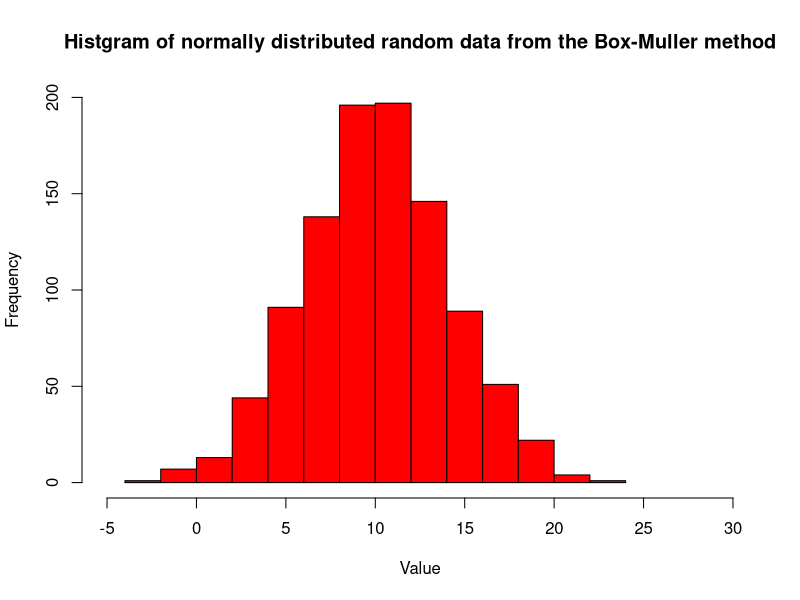

Reproduce this figure in R.
#Homework 2

# question 1
# create a binary operator 
"%&%" <- function(a,b){
  paste(as.character(substitute(a)), as.character(substitute(b)))
}
# try examples
Hello %&% World
"Hello" %&% "World"


#question 2
# create a linear regression function 
LinearReg <- function(Y, X){
X <- cbind(c(rep(1, nrow(X))), X)
#X
# check if X is invertible or not 
if(det(X) != 0){
XXt <- crossprod(X)
invertX <- solve(XXt)
beta <- invertX %*% t(X) %*% Y
sigma <- (Y - X %*% beta) * (Y - X %*% beta) / (length(Y) - (ncol(X)-1))
varbeta <- t(sigma) %*% solve(t(X) %*% X)
hat <- X %*% solve(t(X) %*% X) %*% t(X)
fitted <- hat %*% Y
Residuals <- fitted - Y
ResultList <- list("beta" = beta, "sigma" = sigma, "varbeta" = varbeta, "fitted" = fitted, "residuals" = Residuals)
} else {
  break
}
# option to print hat
MyOption <- readline("Would you like to see the result of hat? For yes enter 1. For no enter 0: ")
if (MyOption == 1) {
  ResultList2 <- list("beta" = beta, "sigma" = sigma, "varbeta" = varbeta, "fitted" = fitted, "residuals" = Residuals, "hat" = hat)
  return(ResultList2)
}
return(ResultList)
}

# set all the values 
a = sample(1:30, 30, replace = FALSE)
X = matrix(a, nrow = 6, ncol = 5, byrow = TRUE)
Y <- rexp(nrow(X))

# call function 
LinearReg(Y, X)


#question 3
# create a function 
Box <- function(y, x){
  n = 1000
  U1 <- runif(n, 1)
  U2 <- runif(n, 1)
  x <- sqrt(-2*log(U1)) * cos(2*pi*U2)
  y <- sqrt(-2*log(U1)) * sin(2*pi*U2)
}

# call function 
Myfunction <- Box(y, x)

# generate normally distributed random data 
Distribution <- rnorm(Myfunction, mean = 10, sd = 4)

# create a histgram
hist(Distribution,
     main = "Histgram of normally distributed random data from the Box-Muller method",
     xlab = "Value",
     ylab = "Frequency",
     xlim = c(-5,30),
     ylim = c(0,200),
     col = "red")
